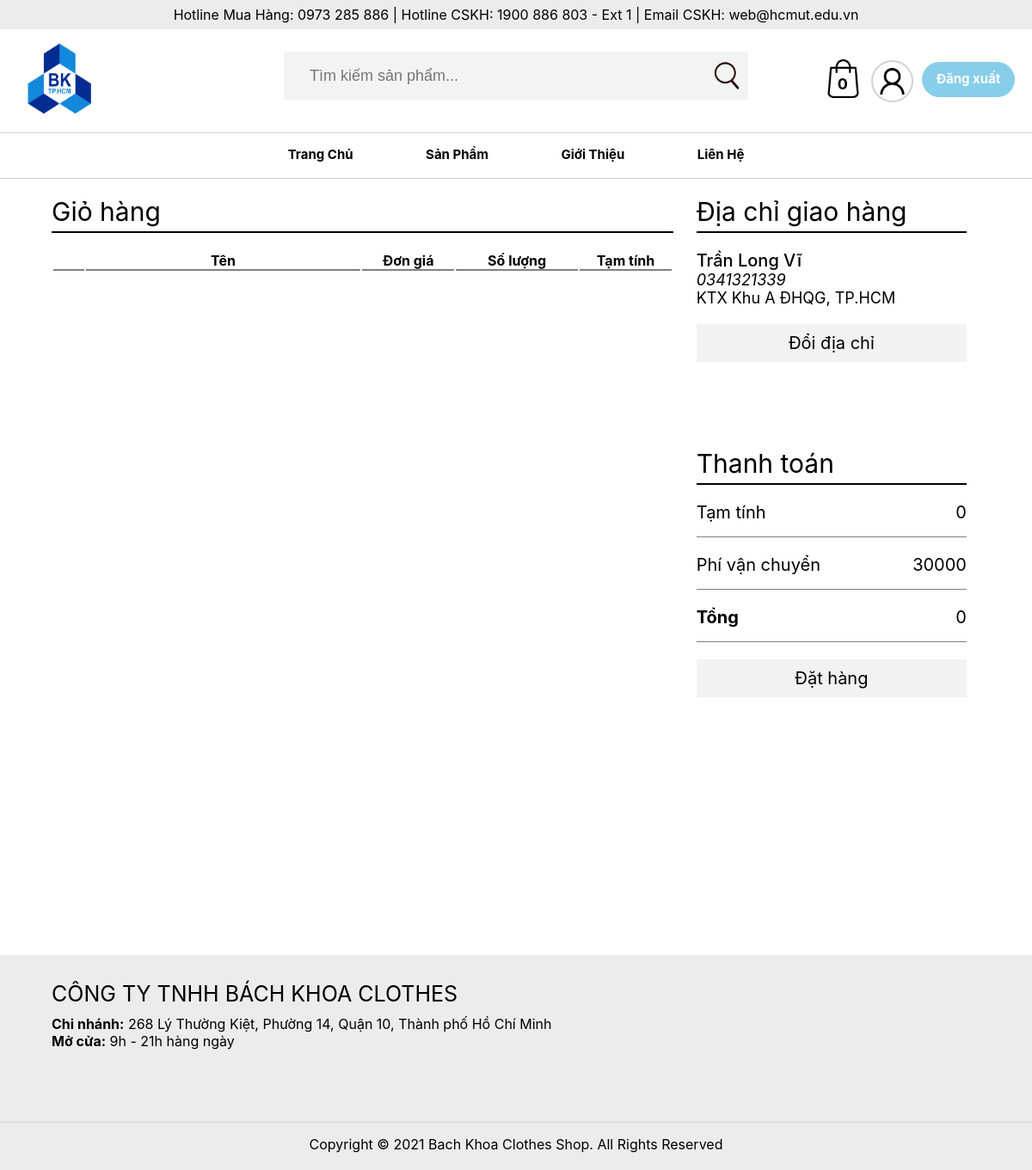
The page /cart.php (signed in) on the database as committed earlier.
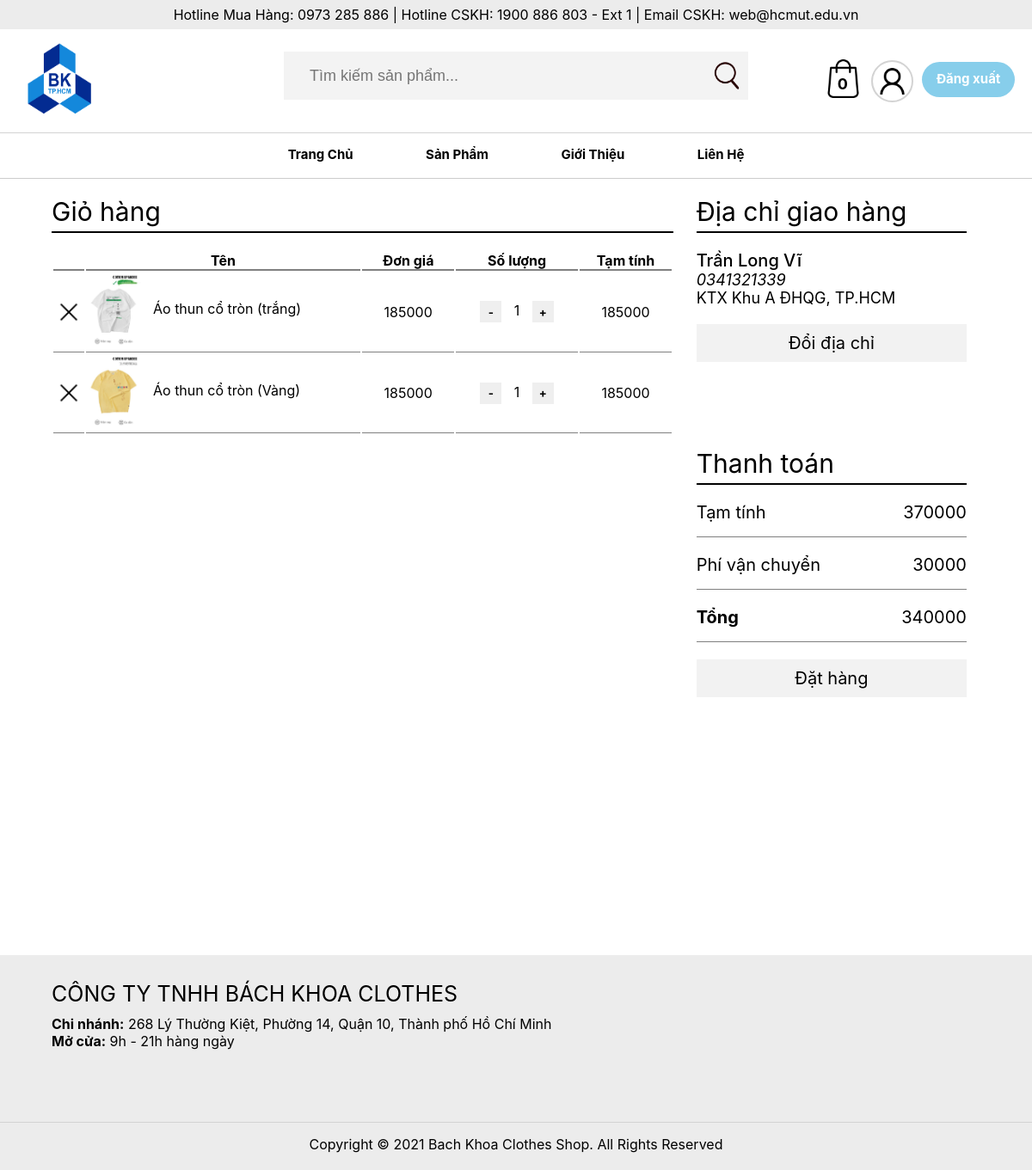
The same page on the database as committed later.
### tables this page shows
CREATE TABLE user_profile
(
	email VARCHAR(255) NOT NULL,
	name VARCHAR(255) NOT NULL,
	username char(20) NOT NULL,
	address varchar(250),
	phonenumber char(11),
	avatar varchar(255) default 'user-icon.png',
	gender char(3),
	PRIMARY KEY(username)
);

CREATE TABLE cart
(
	product_id int NOT NULL,
	quantity int NOT NULL,
	username char(20) NOT NULL,
	status char(10) not null,
	PRIMARY KEY(username, product_id),
	foreign key(product_id) REFERENCES products(product_id)
);

CREATE TABLE products
(
	product_id INT not null AUTO_INCREMENT,
	product_title varchar (255) NOT NULL,
	product_price int NOT NULL,
	product_image VARCHAR(255) NOT NULL,
	product_desc VARCHAR(255) NOT NULL,
	product_category INT not null,
	primary key	(product_id),
	FOREIGN KEY	(product_category) REFERENCES category(cate_id)
);

### query/product_function.php (called while the page is built, shortened)
<?php
    require_once('connect_to_server.php');
    function get_user_name_avatar($usr){
        global $db;
        $sql_cmd = "SELECT name, avatar from user_profile where username = '$usr'";
        $sql = mysqli_query($db, $sql_cmd);
        return mysqli_fetch_array($sql, MYSQLI_ASSOC);
    }
?>

### query/profile_functions.php (called while the page is built, shortened)
<?php
require_once('connect_to_server.php');
function get_user_profile($user){
    global $db;
    $sql_cmd = "SELECT * from user_profile where username = '$user'";
    $sql = mysqli_query($db, $sql_cmd);
    $row = mysqli_num_rows($sql);
    if($row)
        return mysqli_fetch_array($sql);
    return 0;
}
?>

### query/cart_functions.php (called while the page is built, shortened)
<?php
    require_once('connect_to_server.php');
    function get_user_cart($usr){
        global $db;
        $sql_cmd = "SELECT product_image, product_title, product_price, quantity, (product_price*quantity) as 'total_price' from cart c, products p where c.username = '$usr' and c.product_id = p.product_id and c.status = 'Unpaid'";
        $sql = mysqli_query($db, $sql_cmd);
        return mysqli_fetch_all($sql, MYSQLI_ASSOC);
    }
?>

### component/cart/cart.php (the view, shortened to what this page needs)
<link rel="stylesheet" type="text/css" href="./component/cart/cart.css" />
<?php
    $usr = $_SESSION['user'];
    $user_carts = get_user_cart($usr);
    $user_profile = get_user_profile($usr);
    $total_price= 0;
    foreach ($user_carts as $cart){
        $total_price += $cart['total_price'];
    }
    $payment_price = $total_price - 30000;
    if($payment_price < 0)
        $payment_price = 0;
?>
<div class="cart">
    <div class="cart-product">
        <div class="label">Giỏ hàng</div>
        <table>
            <thead>
                <tr>
                    <th width="5%"> </th>
                    <th width="45%">Tên</th>
                    <th width="15%">Đơn giá</th>
                    <th width="20%">Số lượng</th>
                    <th width="15%">Tạm tính</th>
                </tr>
            </thead>
            <tbody>
                <?php foreach ($user_carts as $cart) :?>
                <?php $images = explode(" ", $cart['product_image']);?>
                <tr>
                    <td><div class="rmv-btn"><img src="images/x-icon.png" width="100%"/></div></td>
                    <td>
                        <div class="item-img"><img src="images/product/<?php echo $images[0];?>" width="100%"/></div>
                        <div class="item-name"><?php echo $cart['product_title'];?></div>
                    </td>
                    <td class="price center"><?php echo $cart['product_price'];?></td>
                    <td class="center">
                        <button class="quantity-btn">-</button>
                        <span class="quantity"><?php echo $cart['quantity'];?></span>
                        <button class="quantity-btn">+</button>
                    </td>
                    <td class="price center"><?php echo $cart['total_price'];?></td>
                </tr>
                <?php endforeach;?>
            </tbody>
        </table>
    </div>
    <div class="cart-cost">
        <div class="label">Địa chỉ giao hàng</div>
        <div class="cart-address">
            <p class="name"><?php echo $user_profile['name'];?></p>
            <p><i><?php echo $user_profile['phonenumber'];?></i></p>
            <p class="address">
                <?php echo $user_profile['address'];?>
            </p>
            <a href="user-profile.php" class="cart-btn">Đổi địa chỉ</a>
        </div>
        <div class="label">Thanh toán</div>
        <div class="cost-name">
            <span class="float-left">Tạm tính</span>
            <span class="price float-right"><?php echo $total_price;?></span>
        </div>
        <div class="cost-name">
            <span class="float-left">Phí vận chuyển</span>
            <span class="price float-right">30000</span>
        </div>
        <div class="cost-name">
            <span class="float-left"><strong>Tổng</strong></span>
            <span class="price float-right"><?php echo $payment_price;?></span>
        </div>
        <div class="cart-btn" id="order" name="order">Đặt hàng</div>
    </div>
</div>

### cart.php (shortened to what this page needs)
<!DOCTYPE html>
<?php
    require_once("query/product_function.php");
    require_once("query/profile_functions.php");
    require_once("query/cart_functions.php");
?>
<html lang="en">
<head>
    <link rel="stylesheet" type="text/css" href="css/index.css" />
</head>
<body>
    <?php
        include_once('component/nav-bar/nav-bar.php');
        include_once('component/header/header.php');
        include_once('component/cart/cart.php');
        include_once('component/footer/footer.php');
    ?>
</body>
</html>

### component/nav-bar/nav-bar.php (shortened to what this page needs)
<link rel="stylesheet" type="text/css" href="./component/nav-bar/nav-bar.css" />

### component/header/header.php (shortened to what this page needs)
<link rel="stylesheet" type="text/css" href="./component/header/header.css" />
<?php
    $avatar = "user-icon.png";
    $loggedIn = false;
    if (isset($_SESSION['user'])){
        $loggedIn = true;
        $user = $_SESSION['user'];
        $user_profile = get_user_name_avatar($user);
        $avatar = $user_profile['avatar'];
    }
?>
<div id="page-header">
    <div id="contact-bar">
        Hotline Mua Hàng: 0973 285 886 | Hotline CSKH: 1900 886 803 - Ext 1 | Email CSKH: web@hcmut.edu.vn
    </div>
    <div id="header-content">
        <a href="index.php"><img src="images/hcmut.png" alt="" id="header-logo"/></a>
        <?php
            if (!$loggedIn) echo '<a href="login.php" class="btn-login">Đăng nhập</a>';
            else echo '<a href="logout.php" class="btn-login btn-logout">Đăng xuất</a>';
        ?>
        <a href="user-profile.php">
            <img src="images/<?php echo $avatar; ?>" alt="" id="header-user"/>
        </a>
        <a href="cart.php">
            <img src="images/shopping-bag.png" alt="" id="header-shopping-bag"/>
            <span id="header-num-items">
            <?php
                if(isset($_SESSION['giohang'])){
                    echo count($_SESSION['giohang']);
                }else{
                    echo 0;
                }
            ?>
            </span>
        </a>
        <form method="post" name="sform" action="index.php?page_layout=danhsachtimkiem" id="header-search">
            <input type="text" name="stext" placeholder="Tìm kiếm sản phẩm..."/>
            <input type="submit" name="sbutton" value="" />
        </form>
    </div>
    <div id="redirect-bar">
        <ul>
            <li><a href="index.php">trang chủ</a></li>
            <li class="dropdown-menu">
                <a href="index.php">sản phẩm</a>
            </li>
            <li><a href="about-us.php">giới thiệu</a></li>
            <li><a href="contact-us.php">liên hệ</a></li>
        </ul>
    </div>
</div>

### component/footer/footer.php
<link rel="stylesheet" type="text/css" href="./component/footer/footer.css" />
<div class="footer">
    <div class="footer-info">
        <div class="store-name">Công ty TNHH Bách Khoa Clothes</div>
        <p>
            <strong>Chi nhánh:</strong> 268 Lý Thường Kiệt, Phường 14, Quận 10, Thành phố Hồ Chí Minh <br/>
            <strong>Mở cửa:</strong> 9h - 21h hàng ngày
        </p>
    </div>
    <div class="copyright">Copyright © 2021 Bach Khoa Clothes Shop. All Rights Reserved</div>
</div>

### css/index.css (style rules this page uses)
* { margin: 0; padding: 0; font-family: -apple-system, BlinkMacSystemFont, 'Segoe UI', Roboto, Oxygen, Ubuntu, Cantarell, 'Open Sans', 'Helvetica Neue', sans-serif; }
a { text-decoration: none; color: black; }

### component/header/header.css (style rules this page uses)
#contact-bar { text-align: center; width: 100%; background-color: #ececec; padding-top: 7px; padding-bottom: 7px; }
#header-logo { float: left; margin-top: 10px; margin-left: 20px; width: 100px; height: 100px; }
#header-content { height: 120px; border-bottom: 1px solid lightgray; }
#header-search input[type="submit"] { padding: 5px; position: absolute; margin-top: 8px; right: 5px; width: 40px; height: 40px; background-image: url(../../images/search-icon.png); background-size: 40px; background-color: #f3f3f3; background-repeat: no-repeat; border: 0; }
#header-search input[type="text"] { background-color: #f3f3f3; margin: 10px; padding: 3px 20px 3px 20px; width: 85%; height: 30px; font-family: Verdana, Geneva, sans-serif; font-size: 18px; outline: none; border: 0; }
#header-search { transition: box-shadow 0.3s ease-in-out; top: 60px; background-color: #f3f3f3; left: 0; right: 0; position: absolute; width: 45%; margin-left: auto; margin-right: auto; }
#header-user { border: 2px solid lightgray; border-radius: 50%; margin-top: 36px; margin-right: 10px; float: right; width: 45px; height: 45px; }
#header-shopping-bag { margin-top: 35px; margin-right: 10px; float: right; width: 45px; height: 45px; }
#header-num-items { position: absolute; top: 87px; right: 214px; color: black; font-size: 18px; font-weight: bold; }
.btn-login { float: right; margin-top: 38px; margin-right: 20px; font-size: 15px; min-width: 80px; text-align: center; padding: 10px 14px 12px 14px; background-color: skyblue; color: white; text-decoration: none; border-radius: 35px; font-weight: bold; transition: all 0.2s ease-in-out; }
#redirect-bar { padding: 10px 0px 10px 0px; text-align: center; width: 100%; height: auto; border-bottom: 1px solid #ccc; }
#redirect-bar ul { text-align: center; width: 100%; }
#redirect-bar ul li { padding: 0; display: inline-block; line-height: 30px; list-style: none; font-family: Verdana, Geneva, sans-serif; font-size: 15px; font-weight: bold; text-transform: capitalize; border: 0; }
#redirect-bar ul li a { padding-left: 40px; padding-right: 40px; }
li:after { display: block; content: ""; border-bottom: 2px solid #3f3f3f; transform: scaleX(0); transition: transform 250ms ease-in-out; }
#redirect-bar .dropdown-menu a { text-decoration: none; color: #000; }

### component/cart/cart.css (style rules this page uses)
.cart { width: 90%; margin: auto auto; padding-top: 20px; }
.cart-product { vertical-align: top; width: 69%; display: inline-block; }
.cart-cost { vertical-align: top; width: 30%; display: inline-block; }
.cart .label { font-size: 30px; padding-bottom: 5px; width: 97%; border-bottom: 2px solid black; }
.cart-product table { margin-top: 20px; width: 97%; }
.cart-product table th { border-bottom: 2px solid gray; }
.cart-product table td { border-bottom: 1px solid gray; }
.cart-product .rmv-btn { margin: auto; height: 30px; width: 30px; }
.cart-product .item-img { display: inline-block; width: 20%; }
.cart-product .item-name { vertical-align: top; margin-top: 10%; margin-left: 10px; display: inline-block; }
.cart-product .center { text-align: center; }
.cart-product .quantity-btn { font-weight: bold; vertical-align: middle; height: 25px; width: 25px; margin: 10px 10px; border: 0; }
.cart-cost .cost-name { margin-top: 20px; font-size: 20px; width: 97%; padding-bottom: 40px; border-bottom: 1px solid grey; }
.cart-cost .cost-name .price { text-align: right; }
.float-left { float: left; }
.float-right { float: right; }
.cart-address { margin-top: 20px; font-size: 18px; margin-bottom: 100px; }
.cart-address .name { font-weight: 500; font-size: 20px; }
.cart-cost .cart-btn { margin-top: 20px; padding-top: 10px; padding-bottom: 10px; font-size: 20px; display: block; text-align: center; width: 97%; background-color: #f2f2f2; transition: all .2s ease; }

### component/footer/footer.css (style rules this page uses)
.footer { position: relative; bottom: 0; margin-top: 300px; height: 250px; width: 100%; background-color: #ececec; }
.copyright { border-top: 1px solid lightgrey; padding-top: 15px; position: absolute; bottom: 20px; width: 100%; text-align: center; }
.footer-info { position: relative; padding-top: 30px; padding-bottom: 30px; margin: auto auto; width: 90%; }
.footer-info .store-name { font-size: 25px; text-transform: uppercase; margin-bottom: 10px; }

Rows that differ between the two databases and show on the page:
added cart: shows a picture, product.product_title "Áo thun cổ tròn (trắng)", product.product_price "185000", quantity "1", total_price "185000"
added cart: shows a picture, product.product_title "Áo thun cổ tròn (Vàng)", product.product_price "185000", quantity "1", total_price "185000"
Other text that changed with them:
$total_price: "0" → "370000"
$payment_price: "0" → "340000"
